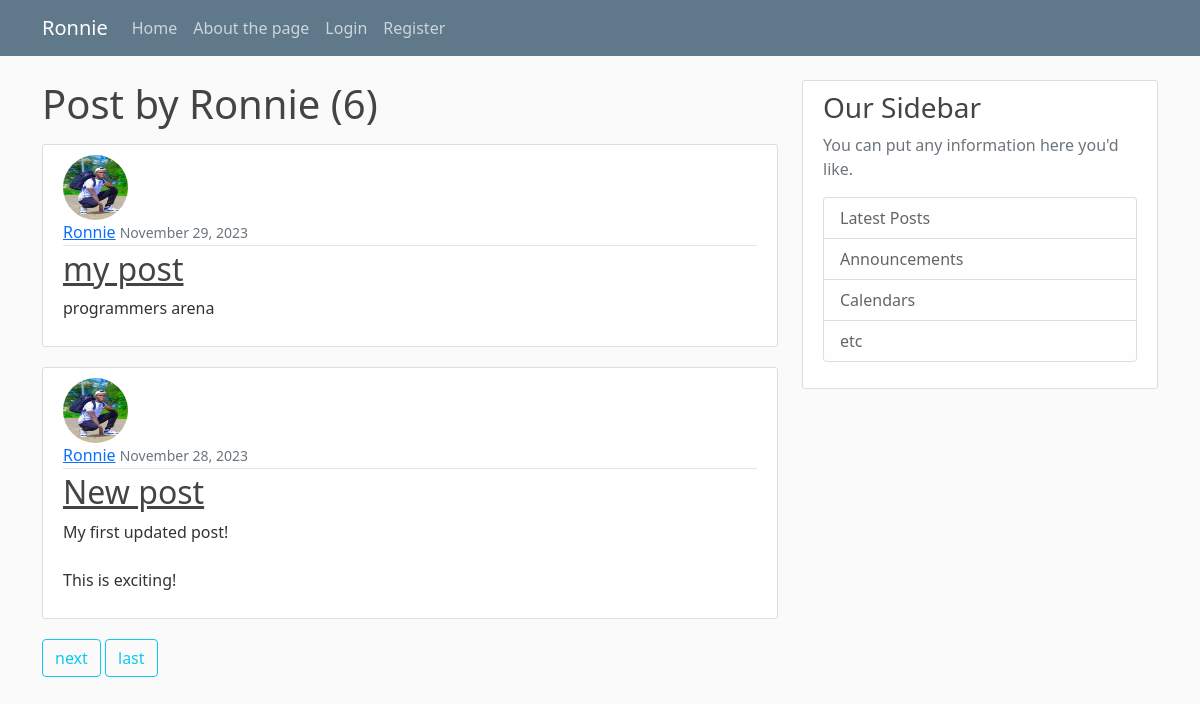
The page /user/Ronnie on the database its author committed.
### blog/models.py (models this page shows, shortened)
class Post(models.Model):
    title = models.CharField(max_length=100)
    content = models.TextField()
    date_posted = models.DateTimeField(default=timezone.now)
    author = models.ForeignKey(User, on_delete=models.CASCADE)

### users/models.py (models this page shows, shortened)
class Profile(models.Model):
    user = models.OneToOneField(User,on_delete=models.CASCADE)
    image = models.ImageField(default='default.jpg', upload_to='profile_pics')

### blog/views.py (the view)
# urls.py: path('user/<str:username>', UserPostListView.as_view(), name='user-posts'),
class UserPostListView(ListView):
    model = Post
    template_name = 'blog/user_posts.html'
    context_object_name = 'posts'
    paginate_by = 2
    def get_queryset(self):
        user = get_object_or_404(User, username=self.kwargs.get('username'))
        return Post.objects.filter(author=user).order_by('-date_posted')

### blog/templates/blog/user_posts.html (shortened to what this page needs)
{% extends "blog/base.html" %}
{% block content %}
<h1 class="mb-3">Post by {{ view.kwargs.username }} ({{ page_obj.paginator.count }})</h1>
    {% for post in posts %}
        <article class="media content-section">
          <img class="rounded-circle article-img" src="{{ post.author.profile.image.url }}">
          <div class="media-body">
            <div class="article-metadata">
              <a class="mr-2" href="{% url 'user-posts' post.author.username %}">{{ post.author }}</a>
              <small class="text-muted">{{ post.date_posted|date:"F d, Y" }}</small>
            </div>
            <h2><a class="article-title" href="{% url 'post-detail' post.id %}">{{ post.title }}</a></h2>
            <p class="article-content">{{ post.content }}</p>
          </div>
        </article>
    {% endfor %}
    {% if is_paginated %}
      {% if page_obj.has_next %}
      <a class="btn btn-outline-info mb-4" href="?page={{ page_obj.next_page_number }}">next</a>
      <a class="btn btn-outline-info mb-4" href="?page={{ page_obj.paginator.num_pages }}">last</a>
      {% endif %}
    {% endif %}
{% endblock content %}

### blog/static/blog/main.css (style rules this page uses)
body { background: #fafafa; color: #333333; margin-top: 5rem; }
h1, h2, h3, h4, h5, h6 { color: #444444; }
.content-section { background: #ffffff; padding: 10px 20px; border: 1px solid #dddddd; border-radius: 3px; margin-bottom: 20px; }
.article-title { color: #444444; }
.article-content { white-space: pre-line; }
.article-img { height: 65px; width: 65px; margin-right: 16px; }
.article-metadata { padding-bottom: 1px; margin-bottom: 4px; border-bottom: 1px solid #e3e3e3 }

### rows shown on the page
Post: author.profile.image (picture), author "Ronnie", date_posted "November 29, 2023", title "my post", content "programmers arena"
Post: author.profile.image (picture), author "Ronnie", date_posted "November 28, 2023", title "New post", content "My first updated post! This is exciting!"

### other values the page prints
{{ view.kwargs.username }} "Ronnie"
{{ page_obj.paginator.count }} "6"
